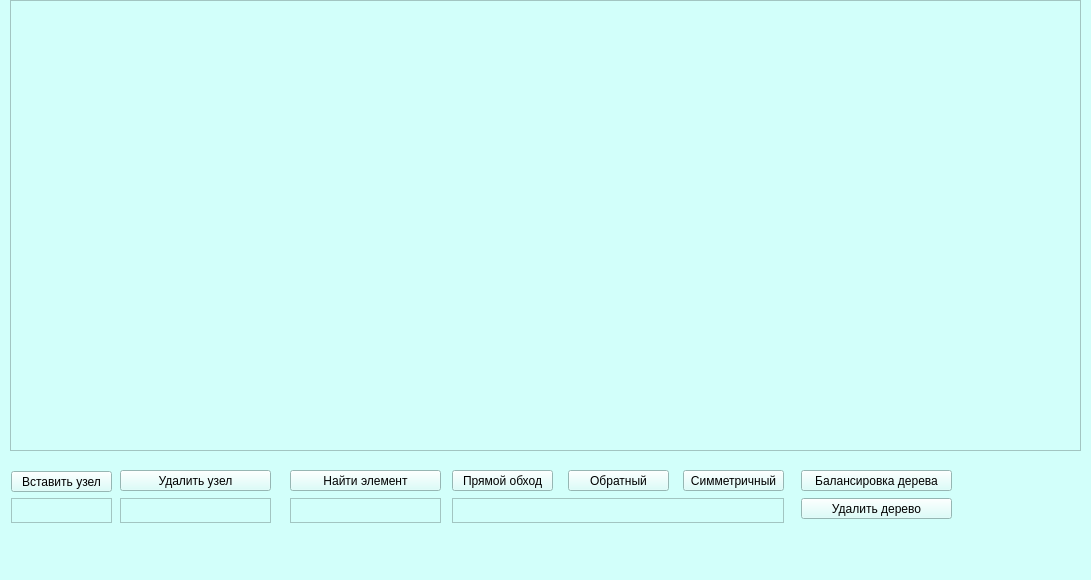
<?xml version="1.0" encoding="UTF-8"?>
<ui version="4.0">
 <class>MainWindow</class>
 <widget class="QMainWindow" name="MainWindow">
  <property name="geometry">
   <rect>
    <x>0</x>
    <y>0</y>
    <width>1091</width>
    <height>580</height>
   </rect>
  </property>
  <property name="sizePolicy">
   <sizepolicy hsizetype="Minimum" vsizetype="Minimum">
    <horstretch>0</horstretch>
    <verstretch>0</verstretch>
   </sizepolicy>
  </property>
  <property name="windowTitle">
   <string>MainWindow</string>
  </property>
  <property name="styleSheet">
   <string notr="true">background-color:rgb(210, 255, 250)</string>
  </property>
  <widget class="QWidget" name="centralwidget">
   <widget class="QGraphicsView" name="graphicsView">
    <property name="geometry">
     <rect>
      <x>10</x>
      <y>0</y>
      <width>1071</width>
      <height>451</height>
     </rect>
    </property>
    <property name="sizePolicy">
     <sizepolicy hsizetype="Expanding" vsizetype="Expanding">
      <horstretch>0</horstretch>
      <verstretch>0</verstretch>
     </sizepolicy>
    </property>
    <property name="styleSheet">
     <string notr="true">color: rgb(255, 255, 255);</string>
    </property>
   </widget>
   <widget class="QLabel" name="search_status_label">
    <property name="geometry">
     <rect>
      <x>290</x>
      <y>500</y>
      <width>149</width>
      <height>21</height>
     </rect>
    </property>
    <property name="text">
     <string/>
    </property>
   </widget>
   <widget class="QPushButton" name="del_btn">
    <property name="geometry">
     <rect>
      <x>120</x>
      <y>470</y>
      <width>151</width>
      <height>21</height>
     </rect>
    </property>
    <property name="sizePolicy">
     <sizepolicy hsizetype="Minimum" vsizetype="Minimum">
      <horstretch>0</horstretch>
      <verstretch>0</verstretch>
     </sizepolicy>
    </property>
    <property name="text">
     <string>Удалить узел</string>
    </property>
   </widget>
   <widget class="QTextEdit" name="del_textEdit">
    <property name="geometry">
     <rect>
      <x>120</x>
      <y>498</y>
      <width>151</width>
      <height>25</height>
     </rect>
    </property>
    <property name="sizePolicy">
     <sizepolicy hsizetype="Expanding" vsizetype="Minimum">
      <horstretch>0</horstretch>
      <verstretch>0</verstretch>
     </sizepolicy>
    </property>
   </widget>
   <widget class="QPushButton" name="insert_btn">
    <property name="geometry">
     <rect>
      <x>11</x>
      <y>471</y>
      <width>101</width>
      <height>21</height>
     </rect>
    </property>
    <property name="sizePolicy">
     <sizepolicy hsizetype="Minimum" vsizetype="Minimum">
      <horstretch>0</horstretch>
      <verstretch>0</verstretch>
     </sizepolicy>
    </property>
    <property name="text">
     <string>Вставить узел</string>
    </property>
   </widget>
   <widget class="QTextEdit" name="inser_textEdit">
    <property name="geometry">
     <rect>
      <x>11</x>
      <y>498</y>
      <width>101</width>
      <height>25</height>
     </rect>
    </property>
    <property name="sizePolicy">
     <sizepolicy hsizetype="Expanding" vsizetype="Minimum">
      <horstretch>0</horstretch>
      <verstretch>0</verstretch>
     </sizepolicy>
    </property>
   </widget>
   <widget class="QTextEdit" name="search_textEdit">
    <property name="geometry">
     <rect>
      <x>290</x>
      <y>498</y>
      <width>151</width>
      <height>25</height>
     </rect>
    </property>
   </widget>
   <widget class="QPushButton" name="search_btn">
    <property name="geometry">
     <rect>
      <x>290</x>
      <y>470</y>
      <width>151</width>
      <height>21</height>
     </rect>
    </property>
    <property name="text">
     <string>Найти элемент</string>
    </property>
   </widget>
   <widget class="QTextBrowser" name="Order_result_textBrowser">
    <property name="geometry">
     <rect>
      <x>452</x>
      <y>498</y>
      <width>332</width>
      <height>25</height>
     </rect>
    </property>
   </widget>
   <widget class="QPushButton" name="preOrder_btn">
    <property name="enabled">
     <bool>true</bool>
    </property>
    <property name="geometry">
     <rect>
      <x>452</x>
      <y>470</y>
      <width>101</width>
      <height>21</height>
     </rect>
    </property>
    <property name="text">
     <string>Прямой обход</string>
    </property>
   </widget>
   <widget class="QPushButton" name="postOrder_btn">
    <property name="geometry">
     <rect>
      <x>568</x>
      <y>470</y>
      <width>101</width>
      <height>21</height>
     </rect>
    </property>
    <property name="text">
     <string>Обратный</string>
    </property>
   </widget>
   <widget class="QPushButton" name="simOrder_btn">
    <property name="geometry">
     <rect>
      <x>683</x>
      <y>470</y>
      <width>101</width>
      <height>21</height>
     </rect>
    </property>
    <property name="text">
     <string>Симметричный</string>
    </property>
   </widget>
   <widget class="QPushButton" name="del_tree_btn">
    <property name="geometry">
     <rect>
      <x>801</x>
      <y>498</y>
      <width>151</width>
      <height>21</height>
     </rect>
    </property>
    <property name="text">
     <string>Удалить дерево</string>
    </property>
   </widget>
   <widget class="QPushButton" name="pushButton">
    <property name="geometry">
     <rect>
      <x>801</x>
      <y>470</y>
      <width>151</width>
      <height>21</height>
     </rect>
    </property>
    <property name="text">
     <string>Балансировка дерева</string>
    </property>
   </widget>
  </widget>
  <widget class="QMenuBar" name="menubar">
   <property name="geometry">
    <rect>
     <x>0</x>
     <y>0</y>
     <width>1091</width>
     <height>20</height>
    </rect>
   </property>
  </widget>
  <widget class="QStatusBar" name="statusbar"/>
 </widget>
 <resources/>
 <connections/>
</ui>
